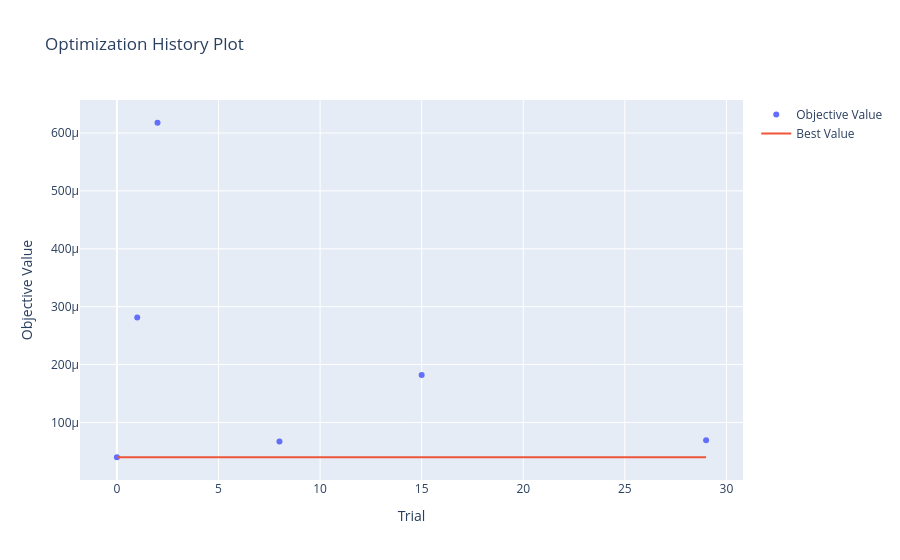

The code cell stored with this chart in its notebook:
### Code cell
plot_optimization_history(study)

### Figure 1 — Plotly figure (JSON) as saved in the notebook; plotly's stock layout.template omitted (floating-point values rounded to 4 significant figures)
{"data": [{"mode": "markers", "name": "Objective Value", "type": "scatter", "x": [0, 1, 2, 8, 15, 29], "y": [3.984e-05, 0.0002813, 0.0006178, 6.714e-05, 0.0001819, 6.904e-05]}, {"mode": "lines", "name": "Best Value", "type": "scatter", "x": [0, 1, 2, 3, 4, 5, 6, 7, 8, 9, 10, 11, 12, 13, 14, 15, 16, 17, 18, 19, 20, 21, 22, 23, 24, 25, 26, 27, 28, 29], "y": [3.984e-05, 3.984e-05, 3.984e-05, 3.984e-05, 3.984e-05, 3.984e-05, 3.984e-05, 3.984e-05, 3.984e-05, 3.984e-05, 3.984e-05, 3.984e-05, 3.984e-05, 3.984e-05, 3.984e-05, 3.984e-05, 3.984e-05, 3.984e-05, 3.984e-05, 3.984e-05, 3.984e-05, 3.984e-05, 3.984e-05, 3.984e-05, 3.984e-05, 3.984e-05, 3.984e-05, 3.984e-05, 3.984e-05, 3.984e-05]}, {"marker": {"color": "#cccccc"}, "mode": "markers", "name": "Infeasible Trial", "showlegend": false, "type": "scatter", "x": [], "y": []}], "layout": {"title": {"text": "Optimization History Plot"}, "xaxis": {"title": {"text": "Trial"}}, "yaxis": {"title": {"text": "Objective Value"}}}}
